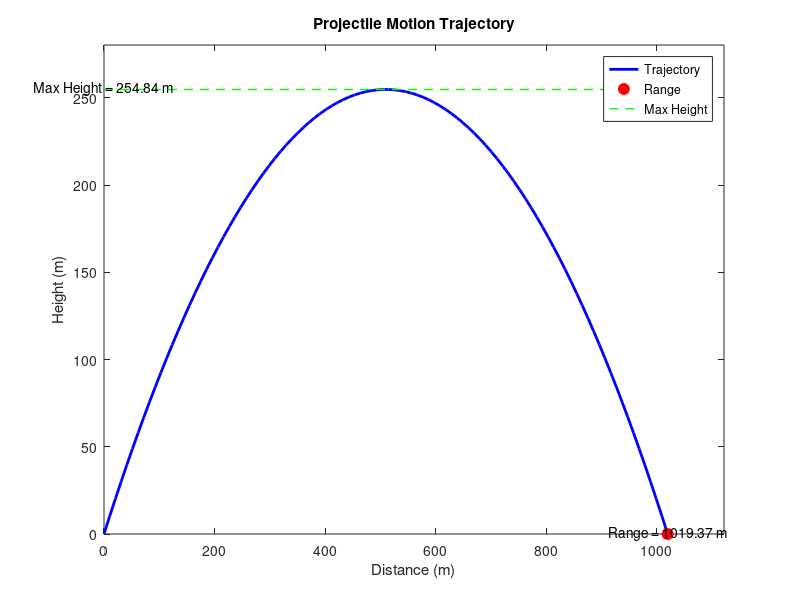

Write the MATLAB code that produced this figure.
% Parameters

v0 = 100;          % Initial velocity (m/s)
theta = 45;        % Launch angle (degrees)
g = 9.81;          % Gravitational acceleration (m/s^2)


theta_rad = deg2rad(theta); % Convert angle to radians

t_flight = (2 * v0 * sin(theta_rad)) / g;  % Calculate time of flight

range = (v0^2 * sin(2 * theta_rad)) / g;  % Calculate range (horizontal distance)

max_height = (v0^2 * (sin(theta_rad))^2) / (2 * g); % Calculate maximum height


t = linspace(0, t_flight, 100); % Time vector

% Calculate x and y coordinates


x = v0 * cos(theta_rad) * t;  % Horizontal distance
y = v0 * sin(theta_rad) * t - 0.5 * g * t.^2;  % Vertical distance



% Plotting the trajectory
figure;
plot(x, y, 'b-', 'LineWidth', 2);
hold on;
plot(range, 0, 'ro', 'MarkerSize', 8, 'MarkerFaceColor', 'r'); % Mark range
text(range, 0.5, sprintf('Range = %.2f m', range), 'HorizontalAlignment', 'center');
plot([0 range], [max_height max_height], 'g--', 'LineWidth', 1); % Max height line

text(0, max_height + 1, sprintf('Max Height = %.2f m', max_height), 'HorizontalAlignment', 'center');

xlabel('Distance (m)');
ylabel('Height (m)');
title('Projectile Motion Trajectory');

xlim([0 range * 1.1]);
ylim([0 max_height * 1.1]);

legend('Trajectory', 'Range', 'Max Height');
hold off;
